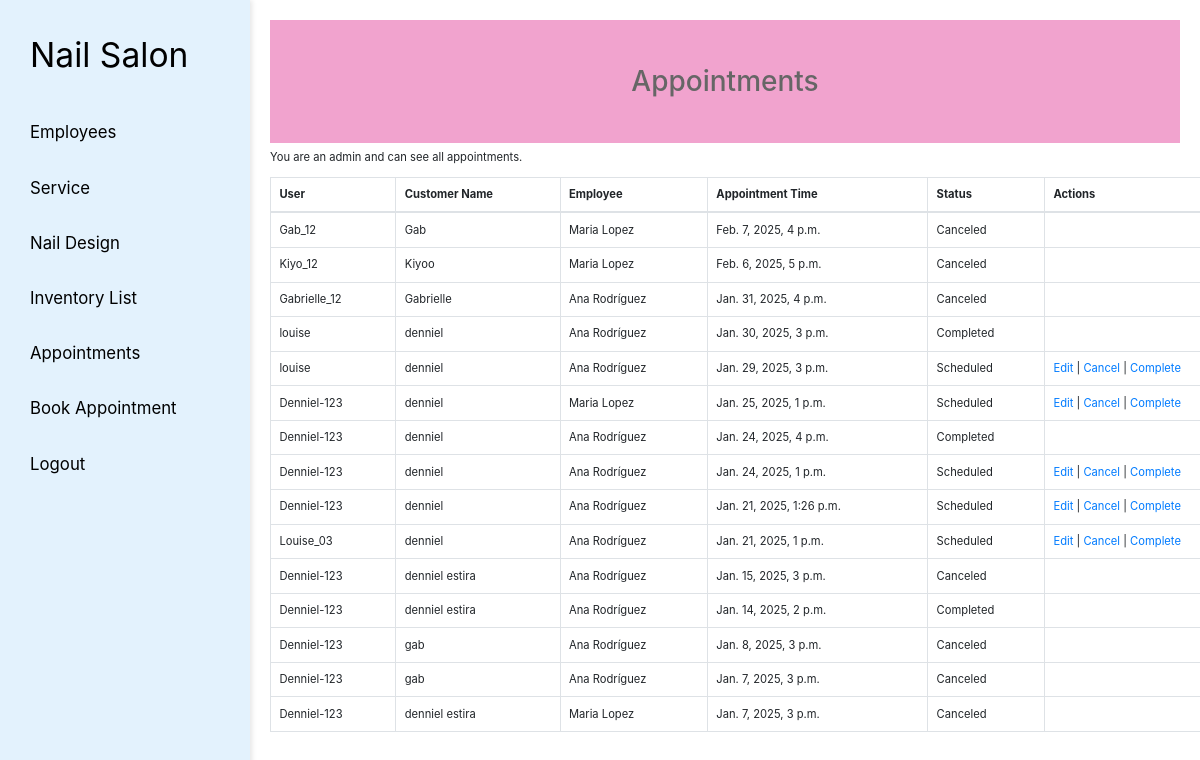
The page /appointment-list/ (signed in) on the database its author committed.
### appointments/models.py (models this page shows, shortened)
class Appointment(models.Model):
    employee = models.ForeignKey(Employee, related_name='appointments', on_delete=models.CASCADE)
    user = models.ForeignKey(User, related_name='appointments', on_delete=models.CASCADE)
    customer_name = models.CharField(max_length=255)
    customer_phone = models.CharField(max_length=15)
    appointment_time = models.DateTimeField()
    status = models.CharField(max_length=20, default='Scheduled', choices=[('Scheduled', 'Scheduled'), ('Completed', 'Completed'), ('Canceled', 'Canceled')])
    nail_design = models.ForeignKey(NailDesign, null=True, blank=True, on_delete=models.SET_NULL)
    services = models.ManyToManyField(Service, blank=True)  # Use ManyToManyField for services

class Employee(models.Model):
    name = models.CharField(max_length=100)
    phone = models.CharField(max_length=20)
    email = models.EmailField()
    working_start_time = models.TimeField(default='09:00')
    working_end_time = models.TimeField(default='17:00')
    photo = models.ImageField(upload_to='employees/', null=True, blank=True, default='path/to/default/photo.jpg')

### appointments/views.py (the view)
# urls.py: path('appointment-list/', views.appointment_list, name='appointment_list'),
@login_required  # Ensures the user is logged in
def appointment_list(request):
    if request.user.is_staff:
        appointments = Appointment.objects.all().order_by('-appointment_time')
    else:
        appointments = Appointment.objects.filter(user=request.user).order_by('-appointment_time')
    return render(request, 'appointments/appointment_list.html', {'appointments': appointments})

### appointments/templates/appointments/appointment_list.html (shortened to what this page needs)
{% extends 'appointments/base.html' %}
{% block content %}
<h1>Appointments</h1>
{% if request.user.is_staff %}
    <p>You are an admin and can see all appointments.</p>
{% endif %}
{% if appointments %}
    <table class="table table-bordered" style="width: 1000px;">
        <thead>
            <tr>
                <th>User</th>
                <th>Customer Name</th>
                <th>Employee</th>
                <th>Appointment Time</th>
                <th>Status</th>
                <th>Actions</th>
            </tr>
        </thead>
        <tbody>
            {% for appointment in appointments %}
    <tr>
        <td>{{appointment.user}}</td>
        <td>{{ appointment.customer_name }}</td>
        <td>{{ appointment.employee.name }}</td>
        <td>{{ appointment.appointment_time }}</td>
        <td>{{ appointment.status }}</td>
        <td>
            {% if appointment.status == 'Scheduled' %}
                <a href="{% url 'appointments:edit_appointment' appointment.id %}">Edit</a> |
                <a href="{% url 'appointments:cancel_appointment' appointment.id %}">Cancel</a>
            {% endif %}
            {% if request.user.is_staff and appointment.status == 'Scheduled' %}
                | <a href="{% url 'appointments:complete_appointment' appointment.id %}">Complete</a>
            {% endif %}
        </td>
    </tr>
{% endfor %}
        </tbody>
    </table>
{% else %}
    <p>You have no appointments.</p>
{% endif %}
{% endblock %}

### static/css/mine.css (style rules this page uses)
html { font-size: 70%; scroll-behavior: smooth; scroll-padding-top: 6rem; overflow-x: hidden; }
*, *::before, *::after { box-sizing: border-box; }
body { display: flex; margin: 0; font-family: Arial, sans-serif; height: 100vh; overflow: hidden; }
body { margin: 0; padding: 0; font-family: Arial, sans-serif; min-width: 320px; }
h1 { text-align: center; font-size: 2rem; color: #666; padding: 4rem; margin: 3rem 0; background-color: #f1a3ce; z-index: 30; }

### rows shown on the page
Appointment: user "Gab_12", customer_name "Gab", employee.name "Maria Lopez", appointment_time "Feb. 7, 2025, 4 p.m.", status "Canceled"
Appointment: user "Kiyo_12", customer_name "Kiyoo", employee.name "Maria Lopez", appointment_time "Feb. 6, 2025, 5 p.m.", status "Canceled"
Appointment: user "Gabrielle_12", customer_name "Gabrielle", employee.name "Ana Rodríguez", appointment_time "Jan. 31, 2025, 4 p.m.", status "Canceled"
Appointment: user "louise", customer_name "denniel", employee.name "Ana Rodríguez", appointment_time "Jan. 30, 2025, 3 p.m.", status "Completed"
Appointment: user "louise", customer_name "denniel", employee.name "Ana Rodríguez", appointment_time "Jan. 29, 2025, 3 p.m.", status "Scheduled", shows "Edit", shows "Complete"
Appointment: user "Denniel-123", customer_name "denniel", employee.name "Maria Lopez", appointment_time "Jan. 25, 2025, 1 p.m.", status "Scheduled", shows "Edit", shows "Complete"
Appointment: user "Denniel-123", customer_name "denniel", employee.name "Ana Rodríguez", appointment_time "Jan. 24, 2025, 4 p.m.", status "Completed"
Appointment: user "Denniel-123", customer_name "denniel", employee.name "Ana Rodríguez", appointment_time "Jan. 24, 2025, 1 p.m.", status "Scheduled", shows "Edit", shows "Complete"
Appointment: user "Denniel-123", customer_name "denniel", employee.name "Ana Rodríguez", appointment_time "Jan. 21, 2025, 1:26 p.m.", status "Scheduled", shows "Edit", shows "Complete"
Appointment: user "Louise_03", customer_name "denniel", employee.name "Ana Rodríguez", appointment_time "Jan. 21, 2025, 1 p.m.", status "Scheduled", shows "Edit", shows "Complete"
Appointment: user "Denniel-123", customer_name "denniel estira", employee.name "Ana Rodríguez", appointment_time "Jan. 15, 2025, 3 p.m.", status "Canceled"
Appointment: user "Denniel-123", customer_name "denniel estira", employee.name "Ana Rodríguez", appointment_time "Jan. 14, 2025, 2 p.m.", status "Completed"
Appointment: user "Denniel-123", customer_name "gab", employee.name "Ana Rodríguez", appointment_time "Jan. 8, 2025, 3 p.m.", status "Canceled"
Appointment: user "Denniel-123", customer_name "gab", employee.name "Ana Rodríguez", appointment_time "Jan. 7, 2025, 3 p.m.", status "Canceled"
Appointment: user "Denniel-123", customer_name "denniel estira", employee.name "Maria Lopez", appointment_time "Jan. 7, 2025, 3 p.m.", status "Canceled"
